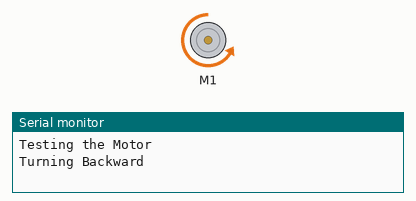
This sketch was run on a simulated Arduino Uno, built with avr-gcc and run on an emulated ATmega328P. Parts: DC motor (green arrow = forward, orange = backward, longer = faster), the last lines printed to the serial monitor.

Above: at 2.0 s.
At 6.0 s:
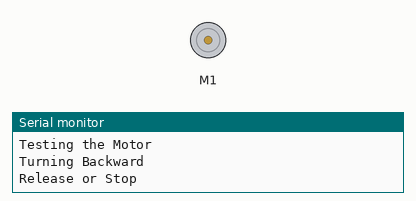
Timing chart, 0 to 10.4 s (numbered marks = the images above):
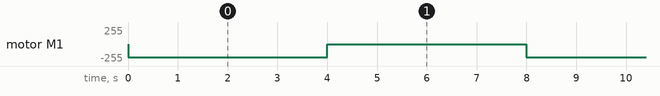

The sketch:

L293D_Interfacing.ino
```cpp
#include <AFMotor.h> //Import Motor.h Library

AF_DCMotor motor(1);

void setup() {
  Serial.begin(9600); // Open Serial communication at baud rate 9600 bps
  Serial.println("Testing the Motor");

  motor.setSpeed(200); // Set the motor speed at 200 to 255 PWM
}

void loop() {
  Serial.println("Turning Backward");
  motor.run(BACKWARD);     // the other way
  delay(4000); // delay at 1 second
//  Serial.println("Turning Forward");
//  motor.run(FORWARD);     // the other way
//  delay(4000); // delay at 1 second
  Serial.println("Release or Stop");
  motor.run(RELEASE);      // Motor will stop
  delay(4000); // delay at 1 second
}
```

Measured:
- by itself, motor M1: alternates backward 200/255 for 4.0 s and stopped for 4.0 s
